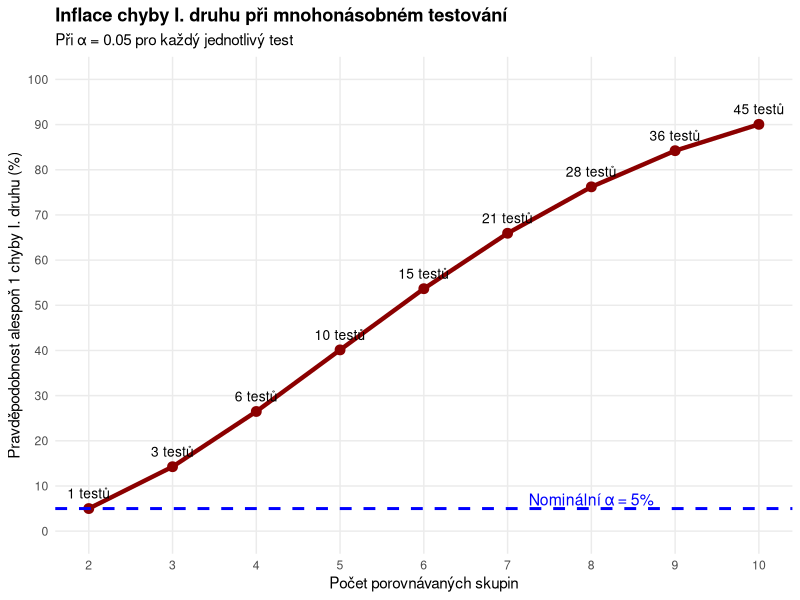

Reproduce this figure in R.
## ---- chunk 1
#| label: fig-multiple-testing
#| fig-cap: "Růst pravděpodobnosti chyby I. druhu s počtem testů"
#| warning: false

library(ggplot2)

# Vytvoření dat pro různé počty skupin
groups <- 2:10
tests_needed <- groups * (groups - 1) / 2
error_rates <- sapply(tests_needed, function(m) 1 - (1 - 0.05)^m)

data_error <- data.frame(
  pocet_skupin = groups,
  pocet_testu = tests_needed,
  pravdepodobnost_chyby = error_rates * 100
)

# Graf
ggplot(data_error, aes(x = pocet_skupin, y = pravdepodobnost_chyby)) +
  geom_line(size = 1.5, color = "darkred") +
  geom_point(size = 3, color = "darkred") +
  geom_hline(yintercept = 5, linetype = "dashed", color = "blue", size = 1) +
  geom_text(aes(label = paste0(pocet_testu, " testů")),
            vjust = -1, size = 3.5) +
  annotate("text", x = 8, y = 7,
           label = "Nominální α = 5%",
           color = "blue", size = 4) +
  labs(
    title = "Inflace chyby I. druhu při mnohonásobném testování",
    subtitle = "Při α = 0.05 pro každý jednotlivý test",
    x = "Počet porovnávaných skupin",
    y = "Pravděpodobnost alespoň 1 chyby I. druhu (%)"
  ) +
  scale_y_continuous(breaks = seq(0, 100, 10), limits = c(0, 100)) +
  scale_x_continuous(breaks = 2:10) +
  theme_minimal() +
  theme(
    plot.title = element_text(face = "bold"),
    panel.grid.minor = element_blank()
  )
